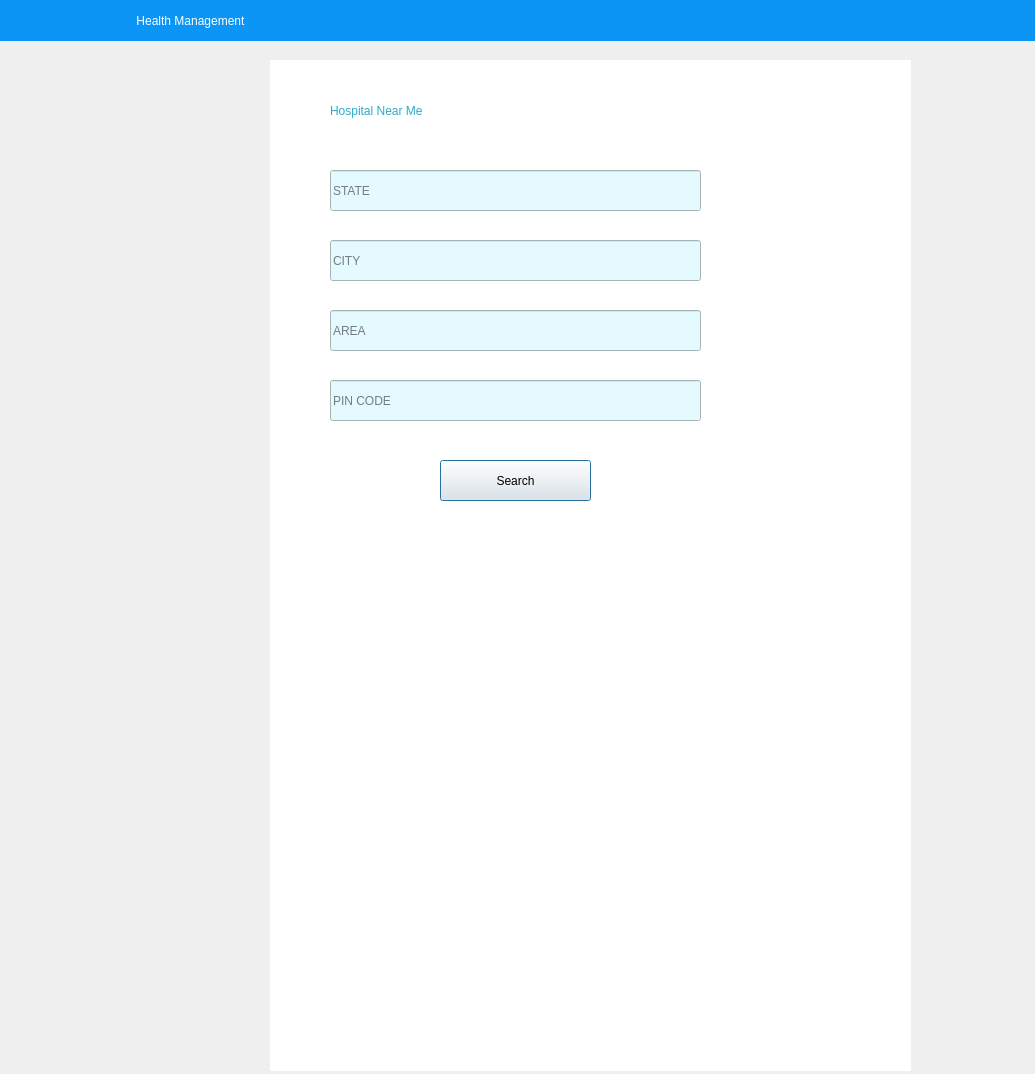
<?xml version="1.0" encoding="UTF-8"?>
<ui version="4.0">
 <class>Dialog</class>
 <widget class="QDialog" name="Dialog">
  <property name="geometry">
   <rect>
    <x>0</x>
    <y>0</y>
    <width>1035</width>
    <height>1074</height>
   </rect>
  </property>
  <property name="windowTitle">
   <string>Dialog</string>
  </property>
  <widget class="QLabel" name="label_2">
   <property name="geometry">
    <rect>
     <x>0</x>
     <y>0</y>
     <width>1091</width>
     <height>41</height>
    </rect>
   </property>
   <property name="styleSheet">
    <string notr="true">background-color: rgb(11, 149, 245);

font: 22pt &quot;MS Sans Serif&quot;;

color: rgb(255, 255, 255);</string>
   </property>
   <property name="text">
    <string>                                         Health Management</string>
   </property>
  </widget>
  <widget class="QLabel" name="label">
   <property name="geometry">
    <rect>
     <x>280</x>
     <y>140</y>
     <width>461</width>
     <height>661</height>
    </rect>
   </property>
   <property name="styleSheet">
    <string notr="true">background-color: rgb(255, 255, 255); </string>
   </property>
   <property name="text">
    <string/>
   </property>
  </widget>
  <widget class="QWidget" name="widget" native="true">
   <property name="geometry">
    <rect>
     <x>0</x>
     <y>40</y>
     <width>1041</width>
     <height>1041</height>
    </rect>
   </property>
   <property name="minimumSize">
    <size>
     <width>1001</width>
     <height>0</height>
    </size>
   </property>
   <property name="styleSheet">
    <string notr="true">
QWidget#widget{
background-color: qlineargradient(spread:pad, x1:0, y1:0, x2:0.652, y2:0.897727, stop:0.243781 rgba(83, 187, 255, 255), stop:1 rgba(255, 179, 249, 255))};</string>
   </property>
   <widget class="QLabel" name="label_7">
    <property name="geometry">
     <rect>
      <x>60</x>
      <y>100</y>
      <width>461</width>
      <height>661</height>
     </rect>
    </property>
    <property name="minimumSize">
     <size>
      <width>0</width>
      <height>661</height>
     </size>
    </property>
    <property name="maximumSize">
     <size>
      <width>461</width>
      <height>16777215</height>
     </size>
    </property>
    <property name="styleSheet">
     <string notr="true">background-image:url(:/newPrefix/download.jpg)</string>
    </property>
    <property name="text">
     <string/>
    </property>
    <property name="pixmap">
     <pixmap>:/newPrefix/download.jpg</pixmap>
    </property>
    <property name="scaledContents">
     <bool>true</bool>
    </property>
    <property name="openExternalLinks">
     <bool>true</bool>
    </property>
   </widget>
   <widget class="QLabel" name="register_error_msg_text_field">
    <property name="geometry">
     <rect>
      <x>570</x>
      <y>630</y>
      <width>371</width>
      <height>51</height>
     </rect>
    </property>
    <property name="styleSheet">
     <string notr="true">font: 12pt &quot;MS Shell Dlg 2&quot;;
color: rgb(255, 0, 0);</string>
    </property>
    <property name="text">
     <string/>
    </property>
   </widget>
   <widget class="QLabel" name="label_3">
    <property name="geometry">
     <rect>
      <x>270</x>
      <y>20</y>
      <width>641</width>
      <height>1011</height>
     </rect>
    </property>
    <property name="styleSheet">
     <string notr="true">background-color: rgb(255, 255, 255); </string>
    </property>
    <property name="text">
     <string/>
    </property>
   </widget>
   <widget class="QLineEdit" name="reg_user_name_field">
    <property name="geometry">
     <rect>
      <x>330</x>
      <y>270</y>
      <width>371</width>
      <height>41</height>
     </rect>
    </property>
    <property name="styleSheet">
     <string notr="true">
font: 75 12pt &quot;MS Sans Serif&quot;;

background-color: rgb(229, 250, 255);</string>
    </property>
    <property name="text">
     <string/>
    </property>
    <property name="placeholderText">
     <string>AREA</string>
    </property>
   </widget>
   <widget class="QLineEdit" name="reg_user_name_field_2">
    <property name="geometry">
     <rect>
      <x>330</x>
      <y>130</y>
      <width>371</width>
      <height>41</height>
     </rect>
    </property>
    <property name="styleSheet">
     <string notr="true">
font: 75 12pt &quot;MS Sans Serif&quot;;

background-color: rgb(229, 250, 255);</string>
    </property>
    <property name="text">
     <string/>
    </property>
    <property name="placeholderText">
     <string>STATE</string>
    </property>
   </widget>
   <widget class="QLineEdit" name="reg_user_name_field_3">
    <property name="geometry">
     <rect>
      <x>330</x>
      <y>200</y>
      <width>371</width>
      <height>41</height>
     </rect>
    </property>
    <property name="styleSheet">
     <string notr="true">
font: 75 12pt &quot;MS Sans Serif&quot;;

background-color: rgb(229, 250, 255);</string>
    </property>
    <property name="text">
     <string/>
    </property>
    <property name="placeholderText">
     <string>CITY</string>
    </property>
   </widget>
   <widget class="QLineEdit" name="reg_user_name_field_4">
    <property name="geometry">
     <rect>
      <x>330</x>
      <y>340</y>
      <width>371</width>
      <height>41</height>
     </rect>
    </property>
    <property name="styleSheet">
     <string notr="true">
font: 75 12pt &quot;MS Sans Serif&quot;;

background-color: rgb(229, 250, 255);</string>
    </property>
    <property name="text">
     <string/>
    </property>
    <property name="placeholderText">
     <string>PIN CODE</string>
    </property>
   </widget>
   <widget class="QPushButton" name="signup_button">
    <property name="geometry">
     <rect>
      <x>440</x>
      <y>420</y>
      <width>151</width>
      <height>41</height>
     </rect>
    </property>
    <property name="styleSheet">
     <string notr="true">

QPushButton {
background-color: rgb(4, 118, 159)
}

QPushButton:hover {
  background-color:rgb(0, 0, 0)
};

color:rgb(255, 255, 255);

font: 75 15pt &quot;MS Sans Serif&quot;;</string>
    </property>
    <property name="text">
     <string>Search</string>
    </property>
   </widget>
   <widget class="QLabel" name="label_4">
    <property name="geometry">
     <rect>
      <x>330</x>
      <y>30</y>
      <width>371</width>
      <height>81</height>
     </rect>
    </property>
    <property name="styleSheet">
     <string notr="true">font: 75 22pt &quot;MS Sans Serif&quot;;
color:rgb(45, 169, 203)</string>
    </property>
    <property name="text">
     <string>Hospital Near Me</string>
    </property>
   </widget>
  </widget>
 </widget>
 <resources/>
 <connections/>
</ui>
